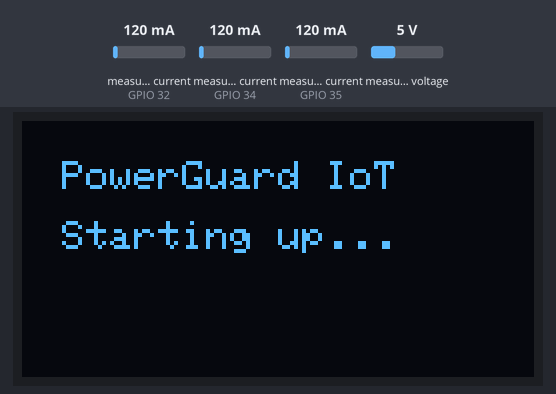
The sketch below on a simulated ESP32. Shown: 128×64 one-colour display. The test bench sets the inputs (shaded band); at power-on: measured current (sensors on GPIO 32, GPIO 34, GPIO 35) 120 mA, measured voltage 5 V (analog values on the 0–4095 scale). WiFi joins after 1.5 s; servers stay silent unless stated; no MQTT or app messages arrive unless stated; what the sketch prints to the serial monitor is not drawn.

Above: at 1.1 s.
At 47.1 s:
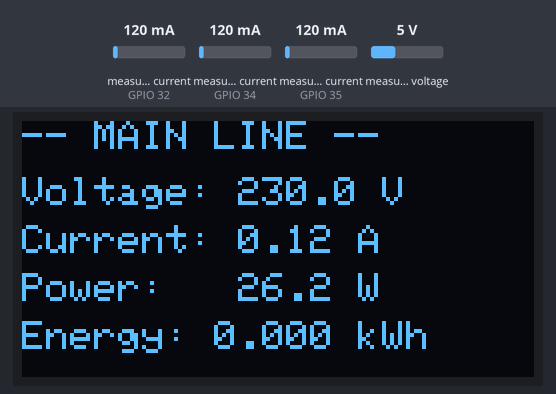
At 93.6 s:
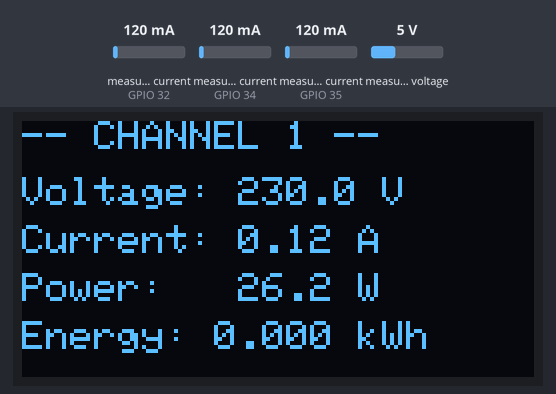

The sketch:

powerguard.ino
```cpp
// ============================================================
// PowerGuard IoT — ESP32 Energy Monitor Firmware
// ============================================================
// Reads current and voltage sensors, calculates power metrics,
// and publishes data to MQTT broker.
// ============================================================

#include <WiFi.h>
#include <Wire.h>
#include <Adafruit_GFX.h>
#include <Adafruit_SSD1306.h>
#include <PubSubClient.h>
#include <ArduinoJson.h>
#include "EmonLib.h"
#include "config.h"

// ----------------------
// MQTT Client
// ----------------------

WiFiClient wifiClient;
PubSubClient mqttClient(wifiClient);

// ----------------------
// OLED Display
// ----------------------

Adafruit_SSD1306 display(SCREEN_WIDTH, SCREEN_HEIGHT, &Wire, -1);
unsigned int displayPage = 0;  // Rotate between channels on display

// ----------------------
// Energy Monitor Instances
// ----------------------

EnergyMonitor emonMain;    // Main line monitor
EnergyMonitor emonCh1;     // Channel 1 monitor
EnergyMonitor emonCh2;     // Channel 2 monitor

// ----------------------
// Sensor Reading Storage
// ----------------------

struct EnergyReading {
  float voltage;
  float current;
  float realPower;
  float apparentPower;
  float powerFactor;
  float energyKwh;
};

EnergyReading readingMain;
EnergyReading readingCh1;
EnergyReading readingCh2;

// Cumulative energy tracking (in watt-seconds)
float cumulativeEnergyMain = 0;
float cumulativeEnergyCh1  = 0;
float cumulativeEnergyCh2  = 0;

unsigned long lastReadingTime = 0;

// ----------------------
// WiFi Connection
// ----------------------

void setupWiFi() {
  Serial.print("[WiFi] Connecting to ");
  Serial.println(WIFI_SSID);

  WiFi.mode(WIFI_STA);
  WiFi.begin(WIFI_SSID, WIFI_PASSWORD);

  int attempts = 0;
  while (WiFi.status() != WL_CONNECTED) {
    delay(500);
    Serial.print(".");
    attempts++;
    if (attempts > 40) {  // 20 second timeout
      Serial.println("\n[WiFi] Connection failed! Restarting...");
      ESP.restart();
    }
  }

  Serial.println();
  Serial.print("[WiFi] Connected! IP: ");
  Serial.println(WiFi.localIP());
}

// ----------------------
// MQTT Connection
// ----------------------

void setupMQTT() {
  mqttClient.setServer(MQTT_BROKER, MQTT_PORT);
  mqttClient.setBufferSize(512);  // Increase buffer for JSON payloads
}

void connectMQTT() {
  while (!mqttClient.connected()) {
    Serial.print("[MQTT] Connecting to broker...");

    // Connect with Last Will and Testament (LWT)
    // If ESP32 goes offline, broker publishes "offline" to status topic
    bool connected;
    if (strlen(MQTT_USER) > 0) {
      connected = mqttClient.connect(
        DEVICE_ID, MQTT_USER, MQTT_PASSWORD,
        TOPIC_STATUS, 1, true, "offline"
      );
    } else {
      connected = mqttClient.connect(
        DEVICE_ID,
        TOPIC_STATUS, 1, true, "offline"
      );
    }

    if (connected) {
      Serial.println(" connected!");
      // Publish online status (retained)
      mqttClient.publish(TOPIC_STATUS, "online", true);
    } else {
      Serial.print(" failed (rc=");
      Serial.print(mqttClient.state());
      Serial.println("). Retrying in 5s...");
      delay(5000);
    }
  }
}

// ----------------------
// Publish Reading to MQTT
// ----------------------

void publishReading(const char* topic, EnergyReading* reading, const char* channel) {
  StaticJsonDocument<256> doc;

  doc["device_id"]       = DEVICE_ID;
  doc["channel"]         = channel;
  doc["timestamp"]       = millis() / 1000;  // Uptime in seconds (backend adds real timestamp)
  doc["voltage_rms"]     = round(reading->voltage * 10) / 10.0;
  doc["current_rms"]     = round(reading->current * 100) / 100.0;
  doc["power_watts"]     = round(reading->realPower * 10) / 10.0;
  doc["apparent_power_va"] = round(reading->apparentPower * 10) / 10.0;
  doc["power_factor"]    = round(reading->powerFactor * 100) / 100.0;
  doc["energy_kwh"]      = round(reading->energyKwh * 10000) / 10000.0;

  char payload[256];
  serializeJson(doc, payload);

  if (mqttClient.publish(topic, payload)) {
    Serial.printf("[MQTT] Published to %s\n", topic);
  } else {
    Serial.printf("[MQTT] Failed to publish to %s\n", topic);
  }
}

void publishAllReadings() {
  publishReading(TOPIC_MAIN, &readingMain, "main");
  publishReading(TOPIC_CHANNEL1, &readingCh1, "channel1");
  publishReading(TOPIC_CHANNEL2, &readingCh2, "channel2");
}

// ----------------------
// Sensor Setup
// ----------------------

void setupSensors() {
  Serial.println("[Sensors] Initializing energy monitors...");

  // Configure current sensors (CT clamps)
  // current(pin, calibration)
  emonMain.current(PIN_CT_MAIN, CT_CALIBRATION_MAIN);
  emonCh1.current(PIN_CT_CH1, CT_CALIBRATION_CH1);
  emonCh2.current(PIN_CT_CH2, CT_CALIBRATION_CH2);

  // Configure voltage sensor
  // voltage(pin, calibration, phase_shift)
  emonMain.voltage(PIN_VOLTAGE, VOLTAGE_CALIBRATION, 1.7);
  emonCh1.voltage(PIN_VOLTAGE, VOLTAGE_CALIBRATION, 1.7);
  emonCh2.voltage(PIN_VOLTAGE, VOLTAGE_CALIBRATION, 1.7);

  // Set ADC resolution for ESP32 (12-bit = 4096)
  analogReadResolution(12);

  Serial.println("[Sensors] Energy monitors initialized.");
}

// ----------------------
// OLED Display Setup
// ----------------------

void setupDisplay() {
  Serial.println("[Display] Initializing OLED...");

  Wire.begin(PIN_OLED_SDA, PIN_OLED_SCL);

  if (!display.begin(SSD1306_SWITCHCAPVCC, OLED_ADDR)) {
    Serial.println("[Display] SSD1306 allocation failed! Continuing without display.");
    return;
  }

  display.clearDisplay();
  display.setTextSize(1);
  display.setTextColor(SSD1306_WHITE);
  display.setCursor(10, 10);
  display.println("PowerGuard IoT");
  display.setCursor(10, 25);
  display.println("Starting up...");
  display.display();

  Serial.println("[Display] OLED initialized.");
}

// ----------------------
// Update OLED Display
// ----------------------

void updateDisplay() {
  EnergyReading* r;
  const char* label;

  // Cycle through channels every reading
  switch (displayPage % 3) {
    case 0: r = &readingMain; label = "MAIN LINE"; break;
    case 1: r = &readingCh1;  label = "CHANNEL 1"; break;
    case 2: r = &readingCh2;  label = "CHANNEL 2"; break;
  }
  displayPage++;

  display.clearDisplay();

  // Header
  display.setTextSize(1);
  display.setCursor(0, 0);
  display.print("-- ");
  display.print(label);
  display.println(" --");

  // Voltage
  display.setCursor(0, 14);
  display.printf("Voltage: %.1f V", r->voltage);

  // Current
  display.setCursor(0, 26);
  display.printf("Current: %.2f A", r->current);

  // Power
  display.setCursor(0, 38);
  display.printf("Power:   %.1f W", r->realPower);

  // Energy
  display.setCursor(0, 50);
  display.printf("Energy: %.3f kWh", r->energyKwh);

  display.display();
}

// ----------------------
// Simulated Readings
// ----------------------

#if SIMULATION_MODE
float simulateValue(float base, float variance) {
  return base + ((float)random(-100, 100) / 100.0) * variance;
}

void readSimulatedSensors() {
  // Simulate realistic Indian household readings
  readingMain.voltage      = simulateValue(230.0, 5.0);
  readingMain.current      = simulateValue(3.5, 1.0);
  readingMain.realPower    = readingMain.voltage * readingMain.current * simulateValue(0.95, 0.03);
  readingMain.apparentPower = readingMain.voltage * readingMain.current;
  readingMain.powerFactor  = readingMain.realPower / readingMain.apparentPower;

  readingCh1.voltage       = readingMain.voltage;
  readingCh1.current       = simulateValue(1.2, 0.5);
  readingCh1.realPower     = readingCh1.voltage * readingCh1.current * simulateValue(0.92, 0.05);
  readingCh1.apparentPower = readingCh1.voltage * readingCh1.current;
  readingCh1.powerFactor   = readingCh1.realPower / readingCh1.apparentPower;

  readingCh2.voltage       = readingMain.voltage;
  readingCh2.current       = simulateValue(0.8, 0.3);
  readingCh2.realPower     = readingCh2.voltage * readingCh2.current * simulateValue(0.90, 0.04);
  readingCh2.apparentPower = readingCh2.voltage * readingCh2.current;
  readingCh2.powerFactor   = readingCh2.realPower / readingCh2.apparentPower;
}
#endif

// ----------------------
// Read Sensors (Real Hardware)
// ----------------------

void readSensors() {
  #if SIMULATION_MODE
    readSimulatedSensors();
  #else
    // Calculate real power, apparent power, Vrms, Irms, power factor
    emonMain.calcVI(SAMPLES_PER_READING, 2000);
    readingMain.voltage       = emonMain.Vrms;
    readingMain.current       = emonMain.Irms;
    readingMain.realPower     = emonMain.realPower;
    readingMain.apparentPower = emonMain.apparentPower;
    readingMain.powerFactor   = emonMain.powerFactor;

    emonCh1.calcVI(SAMPLES_PER_READING, 2000);
    readingCh1.voltage        = emonCh1.Vrms;
    readingCh1.current        = emonCh1.Irms;
    readingCh1.realPower      = emonCh1.realPower;
    readingCh1.apparentPower  = emonCh1.apparentPower;
    readingCh1.powerFactor    = emonCh1.powerFactor;

    emonCh2.calcVI(SAMPLES_PER_READING, 2000);
    readingCh2.voltage        = emonCh2.Vrms;
    readingCh2.current        = emonCh2.Irms;
    readingCh2.realPower      = emonCh2.realPower;
    readingCh2.apparentPower  = emonCh2.apparentPower;
    readingCh2.powerFactor    = emonCh2.powerFactor;
  #endif

  // Calculate cumulative energy (kWh)
  unsigned long now = millis();
  if (lastReadingTime > 0) {
    float elapsedHours = (now - lastReadingTime) / 3600000.0;
    cumulativeEnergyMain += readingMain.realPower * elapsedHours;
    cumulativeEnergyCh1  += readingCh1.realPower * elapsedHours;
    cumulativeEnergyCh2  += readingCh2.realPower * elapsedHours;
  }
  lastReadingTime = now;

  readingMain.energyKwh = cumulativeEnergyMain / 1000.0;
  readingCh1.energyKwh  = cumulativeEnergyCh1 / 1000.0;
  readingCh2.energyKwh  = cumulativeEnergyCh2 / 1000.0;
}

// ----------------------
// Print Readings to Serial
// ----------------------

void printReadings() {
  Serial.println("--- Energy Readings ---");
  Serial.printf("[Main]  V: %.1fV  I: %.2fA  P: %.1fW  S: %.1fVA  PF: %.2f  E: %.4fkWh\n",
    readingMain.voltage, readingMain.current, readingMain.realPower,
    readingMain.apparentPower, readingMain.powerFactor, readingMain.energyKwh);
  Serial.printf("[Ch1]   V: %.1fV  I: %.2fA  P: %.1fW  S: %.1fVA  PF: %.2f  E: %.4fkWh\n",
    readingCh1.voltage, readingCh1.current, readingCh1.realPower,
    readingCh1.apparentPower, readingCh1.powerFactor, readingCh1.energyKwh);
  Serial.printf("[Ch2]   V: %.1fV  I: %.2fA  P: %.1fW  S: %.1fVA  PF: %.2f  E: %.4fkWh\n",
    readingCh2.voltage, readingCh2.current, readingCh2.realPower,
    readingCh2.apparentPower, readingCh2.powerFactor, readingCh2.energyKwh);
  Serial.println();
}

// ----------------------
// Setup
// ----------------------

void setup() {
  Serial.begin(115200);
  delay(1000);

  Serial.println();
  Serial.println("========================================");
  Serial.println("  PowerGuard IoT — Energy Monitor");
  Serial.println("  Device: " DEVICE_ID);
  #if SIMULATION_MODE
  Serial.println("  Mode: SIMULATION");
  #else
  Serial.println("  Mode: HARDWARE");
  #endif
  Serial.println("========================================");
  Serial.println();

  // Initialize OLED display
  setupDisplay();

  // Initialize sensors
  setupSensors();

  // Connect to WiFi
  setupWiFi();

  // Setup MQTT
  setupMQTT();
  connectMQTT();
}

// ----------------------
// Main Loop
// ----------------------

void loop() {
  // Reconnect WiFi if disconnected
  if (WiFi.status() != WL_CONNECTED) {
    Serial.println("[WiFi] Disconnected. Reconnecting...");
    setupWiFi();
  }

  // Reconnect MQTT if disconnected
  if (!mqttClient.connected()) {
    connectMQTT();
  }
  mqttClient.loop();

  // Read sensors
  readSensors();

  // Print to serial
  printReadings();

  // Publish to MQTT
  publishAllReadings();

  // Update OLED display
  updateDisplay();

  delay(READING_INTERVAL_MS);
}
```

config.example.h
```cpp
// ============================================================
// PowerGuard IoT — Configuration
// ============================================================
// Copy this file to config.h and fill in your values.
// config.h is gitignored to protect your credentials.
// ============================================================

#ifndef CONFIG_H
#define CONFIG_H

// ----------------------
// WiFi Configuration
// ----------------------
#define WIFI_SSID       "YOUR_WIFI_SSID"
#define WIFI_PASSWORD   "YOUR_WIFI_PASSWORD"

// ----------------------
// MQTT Configuration
// ----------------------
#define MQTT_BROKER     "192.168.1.100"   // IP of your MQTT broker
#define MQTT_PORT       1883
#define MQTT_USER       ""                 // Leave empty if no auth
#define MQTT_PASSWORD   ""                 // Leave empty if no auth

// ----------------------
// Device Configuration
// ----------------------
#define DEVICE_ID       "meter_01"

// ----------------------
// MQTT Topics
// ----------------------
#define TOPIC_MAIN      "home/energy/" DEVICE_ID "/main"
#define TOPIC_CHANNEL1  "home/energy/" DEVICE_ID "/channel1"
#define TOPIC_CHANNEL2  "home/energy/" DEVICE_ID "/channel2"
#define TOPIC_STATUS    "home/energy/" DEVICE_ID "/status"

// ----------------------
// Sensor Calibration
// ----------------------
// CT Clamp calibration constant
// For SCT-013-030 with 33Ω burden resistor: ~30.0
// Adjust based on multimeter comparison
#define CT_CALIBRATION_MAIN     30.0
#define CT_CALIBRATION_CH1      30.0
#define CT_CALIBRATION_CH2      30.0

// Voltage sensor calibration constant
// For ZMPT101B: typically ~234.0 (adjust with multimeter)
#define VOLTAGE_CALIBRATION     234.0

// ----------------------
// Reading Intervals
// ----------------------
#define READING_INTERVAL_MS     2000   // Send readings every 2 seconds
#define SAMPLES_PER_READING     1480   // Number of ADC samples per reading

// ----------------------
// Pin Assignments
// ----------------------
#define PIN_CT_MAIN     34    // ADC1_CH6 — Main line CT clamp
#define PIN_CT_CH1      35    // ADC1_CH7 — Channel 1 CT clamp
#define PIN_CT_CH2      32    // ADC1_CH4 — Channel 2 CT clamp
#define PIN_VOLTAGE     33    // ADC1_CH5 — ZMPT101B voltage sensor

#define PIN_OLED_SDA    21    // I2C SDA for OLED
#define PIN_OLED_SCL    22    // I2C SCL for OLED

// ----------------------
// OLED Display
// ----------------------
#define SCREEN_WIDTH    128
#define SCREEN_HEIGHT   64
#define OLED_ADDR       0x3C

// ----------------------
// Simulation Mode
// ----------------------
// Set to true to generate fake sensor data (for testing without hardware)
#define SIMULATION_MODE false

#endif // CONFIG_H
```

Measured:
- what the display in image 0 shows lasts 46.0 s, from 1.1 s to 47.1 s
- what the display in image 1 shows lasts 46.4 s, from 47.1 s to 93.5 s
